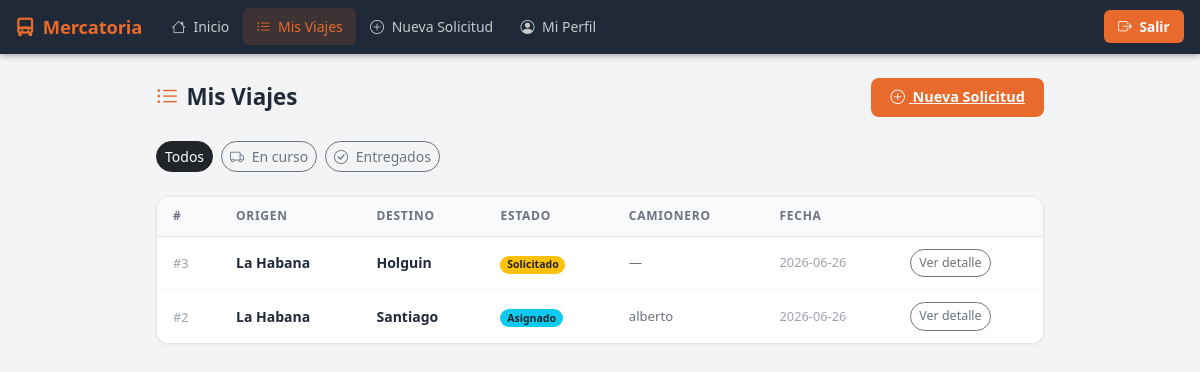
/cliente/viajes (signed in), run on an earlier commit of the app's database.
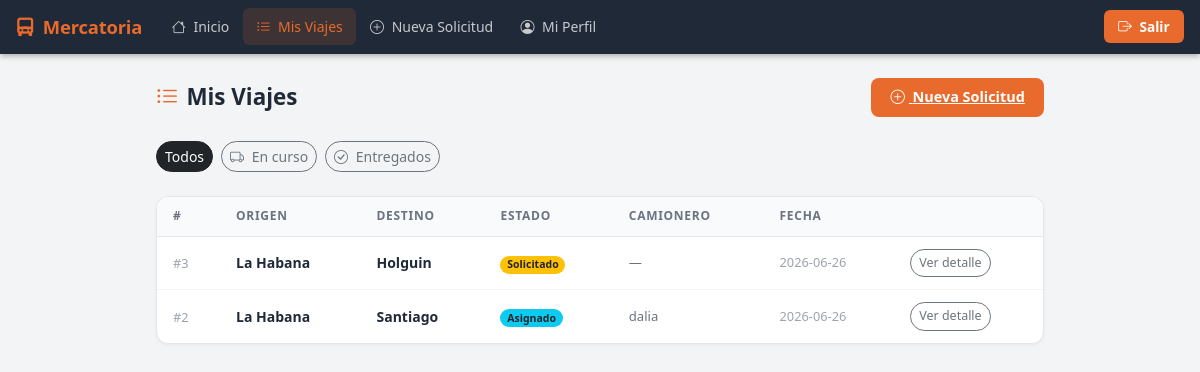
And on a later commit of the database.
### tables this page shows
CREATE TABLE viajes (
        id INTEGER PRIMARY KEY AUTOINCREMENT,
        cliente TEXT,
        cliente_id INTEGER,
        ruta_id INTEGER,
        tarifa_id INTEGER,
        tipo_vehiculo_id INTEGER,
        origen TEXT,
        destino TEXT,
        precio REAL DEFAULT 0,
        precio_calculado REAL DEFAULT 0,
        precio_final REAL DEFAULT 0,
        precio_editado INTEGER DEFAULT 0,
        motivo_edicion_precio TEXT,
        combustible REAL DEFAULT 0,
        pago_camionero REAL DEFAULT 0,
        camionero REAL DEFAULT 0,
        comision REAL DEFAULT 0,
        beneficio REAL DEFAULT 0,
        estado TEXT DEFAULT 'Solicitado',
        camionero_id INTEGER,
        camionero_nombre TEXT,
        vehiculo_id INTEGER,
        fecha_creacion TEXT DEFAULT CURRENT_TIMESTAMP,
        fecha_asignacion TEXT,
        fecha_recogida TEXT,
        fecha_entrega TEXT,
        observaciones TEXT
    , cotizacion_id INTEGER, km REAL, kilometros REAL, precio_cliente REAL, combustible_estimado REAL, beneficio_estimado REAL, vehiculo_placa TEXT);

### routes/cliente.py (the view)
@cliente_bp.route("/viajes")
def mis_viajes():
    if not _requiere_cliente():
        return redirect(url_for("cliente.login"))
    filtro = request.args.get("estado", "todos")
    nuevo  = request.args.get("nuevo")
    con = conectar()
    cur = con.cursor()
    base = """
        SELECT id, origen, destino, estado, camionero_nombre, fecha_creacion
        FROM viajes WHERE cliente = ?
    """
    if filtro == "activos":
        cur.execute(base + "AND estado NOT IN ('Entregado','Cancelado') ORDER BY id DESC",
                    (session["usuario"],))
    elif filtro == "entregados":
        cur.execute(base + "AND estado = 'Entregado' ORDER BY id DESC",
                    (session["usuario"],))
    else:
        cur.execute(base + "ORDER BY id DESC", (session["usuario"],))
    viajes = cur.fetchall()
    con.close()
    return render_template("cliente/viajes.html", viajes=viajes, filtro=filtro, nuevo=nuevo)

### app.py (called while the page is built)
@app.context_processor
def sidebar_badges():
    try:
        conexion = conectar()
        cursor = conexion.cursor()
        cursor.execute(
            "SELECT COUNT(*) FROM viajes WHERE estado IN ('Pendiente', 'Solicitado')"
        )
        viajes_urgentes = cursor.fetchone()[0]
        cursor.execute(
            "SELECT COUNT(*) FROM viajes WHERE estado = 'Solicitado'"
        )
        dashboard_urgentes = cursor.fetchone()[0]
        conexion.close()
    except Exception:
        viajes_urgentes = 0
        dashboard_urgentes = 0
    return dict(
        sidebar_viajes_urgentes=viajes_urgentes,
        sidebar_dashboard_urgentes=dashboard_urgentes,
    )

### database.py (called while the page is built)
def conectar():
    con = sqlite3.connect(DATABASE_NAME)
    con.row_factory = sqlite3.Row
    return con

### routes/cliente.py (called while the page is built)
def _requiere_cliente():
    return "usuario" in session and session.get("rol") == "cliente"

### templates/cliente/viajes.html (shortened to what this page needs)
{% extends "base_cliente.html" %}
{% from 'cliente/macros.html' import badge_estado %}
{% block contenido %}
<div class="mt-page-header">
    <h1><i class="bi bi-list-ul me-2" style="color:#E86A2C;"></i>Mis Viajes</h1>
    <a href="/cliente/solicitar" class="btn-mt">
        <i class="bi bi-plus-circle me-1"></i> Nueva Solicitud
    </a>
</div>
<div class="d-flex gap-2 mb-4 flex-wrap">
    <a href="/cliente/viajes"
       class="btn btn-sm {% if filtro == 'todos' %}btn-dark{% else %}btn-outline-secondary{% endif %} rounded-pill">
        Todos
    </a>
    <a href="/cliente/viajes?estado=activos"
       class="btn btn-sm {% if filtro == 'activos' %}btn-dark{% else %}btn-outline-secondary{% endif %} rounded-pill">
        <i class="bi bi-truck me-1"></i> En curso
    </a>
    <a href="/cliente/viajes?estado=entregados"
       class="btn btn-sm {% if filtro == 'entregados' %}btn-dark{% else %}btn-outline-secondary{% endif %} rounded-pill">
        <i class="bi bi-check-circle me-1"></i> Entregados
    </a>
</div>
{% if viajes %}
<div class="mt-card d-none d-md-block overflow-auto">
    <table class="mt-table">
        <thead>
            <tr>
                <th>#</th>
                <th>Origen</th>
                <th>Destino</th>
                <th>Estado</th>
                <th>Camionero</th>
                <th>Fecha</th>
                <th></th>
            </tr>
        </thead>
        <tbody>
            {% for v in viajes %}
            <tr>
                <td><span style="color:#9CA3AF;font-size:0.8rem;">#{{ v.id }}</span></td>
                <td class="fw-semibold">{{ v.origen }}</td>
                <td class="fw-semibold">{{ v.destino }}</td>
                <td>{{ badge_estado(v.estado) }}</td>
                <td style="color:#6B7280;font-size:0.82rem;">{{ v.camionero_nombre or '—' }}</td>
                <td style="color:#9CA3AF;font-size:0.8rem;">
                    {{ v.fecha_creacion[:10] if v.fecha_creacion else '—' }}
                </td>
                <td>
                    <a href="/cliente/viaje/{{ v.id }}"
                       class="btn btn-sm btn-outline-secondary rounded-pill"
                       style="font-size:0.78rem;">
                        Ver detalle
                    </a>
                </td>
            </tr>
            {% endfor %}
        </tbody>
    </table>
</div>
{% endif %}
{% endblock %}

### templates/cliente/macros.html
{% macro badge_estado(estado) %}
{% if estado in ('Solicitado', 'Pendiente') %}
<span class="badge rounded-pill bg-warning text-dark">{{ estado }}</span>
{% elif estado in ('Asignado',) %}
<span class="badge rounded-pill bg-info text-dark">{{ estado }}</span>
{% elif estado in ('Pendiente de pago', 'Confirmado') %}
<span class="badge rounded-pill" style="background:#7C3AED;color:#fff;">{{ estado }}</span>
{% elif estado in ('Carga recogida', 'En ruta') %}
<span class="badge rounded-pill bg-primary">{{ estado }}</span>
{% elif estado == 'Entregado' %}
<span class="badge rounded-pill bg-success">{{ estado }}</span>
{% elif estado == 'Cancelado' %}
<span class="badge rounded-pill bg-danger">{{ estado }}</span>
{% else %}
<span class="badge rounded-pill bg-secondary">{{ estado }}</span>
{% endif %}
{% endmacro %}

What changed in the data, as far as the page shows it:
changed viajes "Santiago": camionero_nombre "alberto" → "dalia"
